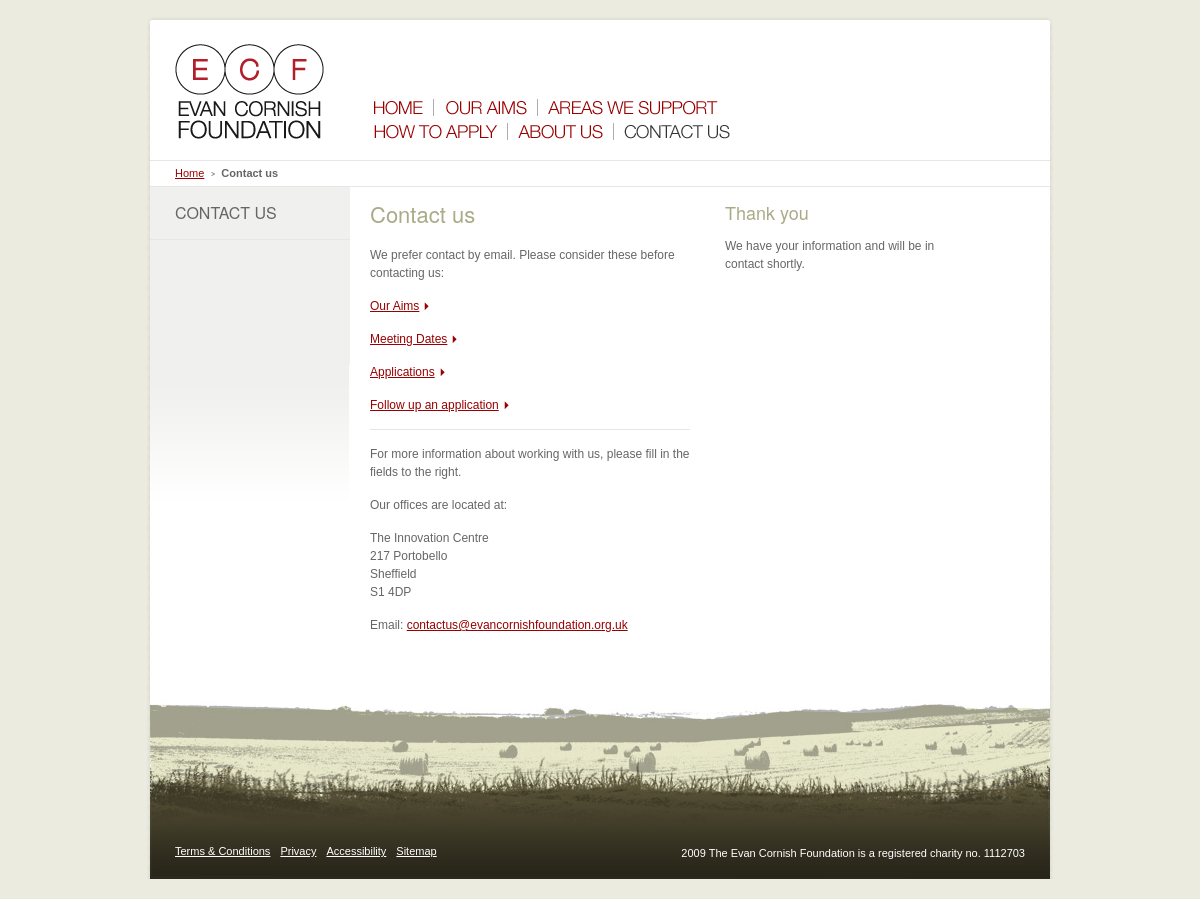
/ECF/ECF/thankyou.php, run on the app's committed database.
### tables this page shows
CREATE TABLE IF NOT EXISTS `contactus` (
  `id` tinyint(4) NOT NULL,
  `maincontent` text NOT NULL,
  `formemail` varchar(255) NOT NULL,
  PRIMARY KEY (`id`)
);

CREATE TABLE IF NOT EXISTS `misc` (
  `id` tinyint(4) NOT NULL,
  `helped_no` varchar(255) NOT NULL,
  `footer_msg` varchar(255) NOT NULL,
  `sidecontent` text NOT NULL,
  PRIMARY KEY (`id`)
);

### ECF/ECF/thankyou.php (the view, shortened to what this page needs)
<?php
require("header.php");
$result = mysql_query("SELECT * FROM contactus")
or die(mysql_error());
$row = mysql_fetch_array( $result );
 ?>
<ul id="breadcrumbs">
	<li class="front_page bc-arrow"><a href="index.php">Home</a></li>
	<li class="current"><a href="contact-us.php">Contact us</a></li>
</ul>
<div id="main-area">
	<div id="subnav-area">
		<h2>CONTACT US</h2>
		<ul id="sub-nav">
		</ul>
	</div>
	<div id="content-area">
		<div id="contact-details">
		<h1>Contact us</h1>
		<?php echo $row['maincontent']; ?>
		</div>
		<div id="contact-form">
		<h3>Thank you</h3>
		<p>We have your information and will be in contact shortly.</p>
		</div>
	</div>
</div>
<?php require("footer.php"); ?>

### ECF/ECF/footer.php (shortened to what this page needs)
<div id="footer-area">
	<ul id="footer-nav">
		<li><a href="terms-and-conditions.php">Terms &amp; Conditions</a></li>
		<li><a href="privacy.php">Privacy</a></li>
		<li><a href="accessibility.php">Accessibility</a></li>
		<li><a href="sitemap.php">Sitemap</a></li>
	</ul>
	<p id="copyright"><?php echo $row88['footer_msg']; ?></p>
</div>
</div>
</div>
</body></html>

### ECF/ECF/css/style.css (style rules this page uses)
body { font-family: Arial; font-size: 12px; background-color: #ebebe0; line-height: 15px; }
h1 { color: #aaaa86; font-size: 22px; font-weight: normal; padding-bottom: 20px; font-family: "Helvetica Neue"; line-height: 24px; }
h2 { color: #aaaa86; font-size: 20px; font-weight: normal; padding-bottom: 15px; font-family: "Helvetica Neue"; line-height: 22px; }
h3 { color: #aaaa86; font-size: 18px; font-weight: normal; padding-bottom: 15px; line-height: 20px; font-family: "Helvetica Neue"; line-height: 20px; }
a { color: #990000; }
p { padding-bottom: 15px; line-height: 18px; }
a.red-arrow { background-image: url(images/red-arrow.gif); background-position: right center; background-repeat: no-repeat; padding: 0 10px 0 0; }
#breadcrumbs { padding: 5px 25px 5px 25px; font-size: 11px; border-top: 1px #e6e6e6 solid; border-bottom: 1px solid #e6e6e6; overflow: hidden; height: 1%; }
#breadcrumbs li { float: left; }
#breadcrumbs li.bc-arrow { padding-right: 11px; margin-right: 6px; background: url(images/breadcrumb-arrow.gif) right center no-repeat; }
#breadcrumbs li.current a { color: #666; font-weight: bold; text-decoration: none; }
#main-area { overflow: hidden; height: 1%; }
#subnav-area { width: 200px; float: left; padding-bottom: 300px; background: url(images/subnav-bg.gif) left bottom no-repeat; background-color: #f0f0ee; }
#subnav-area h2 { padding: 15px 15px 15px 25px; text-transform: uppercase; font-size: 16px; font-weight: normal; color: #666666; }
#subnav-area ul { border-top: 1px solid #e6e6e6; }
#content-area { width: 700px; float: left; }
#contact-details hr, #content-area-main-full hr, #content-area-main hr { height: 1px; border: none; background-color: #e6e6e6; color: #e6e6e6; margin: 0 0 15px 0; }
#footer-area { background: url(images/bg-field.jpg) left bottom no-repeat; height: 20px; font-size: 11px; color: #ffffff; padding: 180px 25px 15px 25px; }
#footer-area a { color: #ffffff; }
#footer-area p { float: right; }
#footer-nav { float: left; }
#footer-nav li { float: left; padding-right: 10px; }
#contact-details { width: 320px; float: left; padding: 15px 20px 15px 20px; }
#contact-form { width: 250px; float: left; padding: 15px 15px 15px 15px; }

### data on the page
contactus: maincontent "We prefer contact by email. Please consider these before contacting us: Our Aims Meeting Dates Applications Follow up an application For more information about working with us, please fill in the fields to the right. Our offices are located at: The Innovation Centre 217 Portobello Sheffield S1 4DP Email: contactus@evancornishfoundation.org.uk"
misc: footer_msg "2009 The Evan Cornish Foundation is a registered charity no. 1112703"
